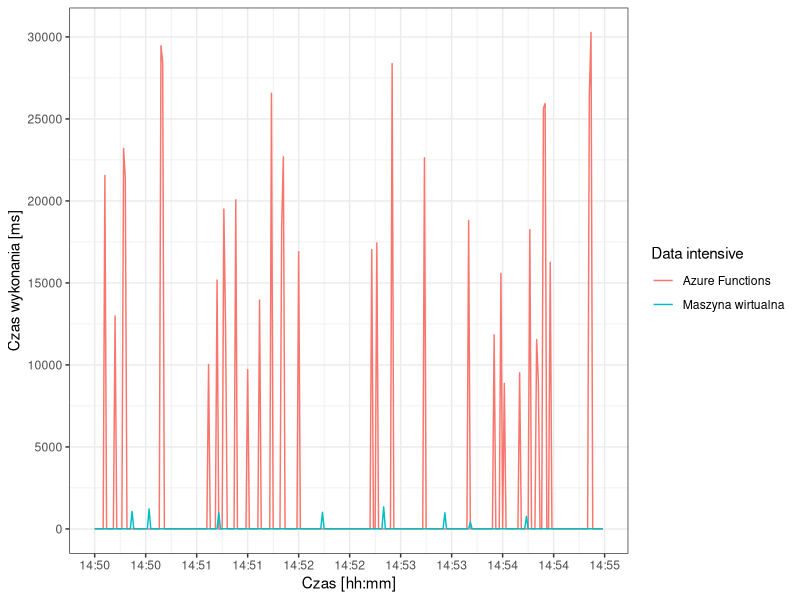

Recreate this plot in R.
library("ggplot2")
library("scales")

png(filename="latency.png", width=640, height=480)

dat = read.csv("combined.csv")
dat$time_2 = as.POSIXct(dat$time_2, format = "%Y-%m-%dT%H:%M:%SZ")

ggplot(data=dat, aes(time_2)) +
theme_bw() +
scale_x_datetime(labels = date_format("%H:%M"), breaks = pretty_breaks(n=10)) +
scale_y_continuous(breaks=pretty_breaks(n=10)) +
labs(x = "Czas [hh:mm]", y = "Czas wykonania [ms]", colour = "Data intensive") +
geom_line(aes(y = p50_1, color = "Azure Functions")) +
geom_line(aes(y = p50_2, color = "Maszyna wirtualna"))
